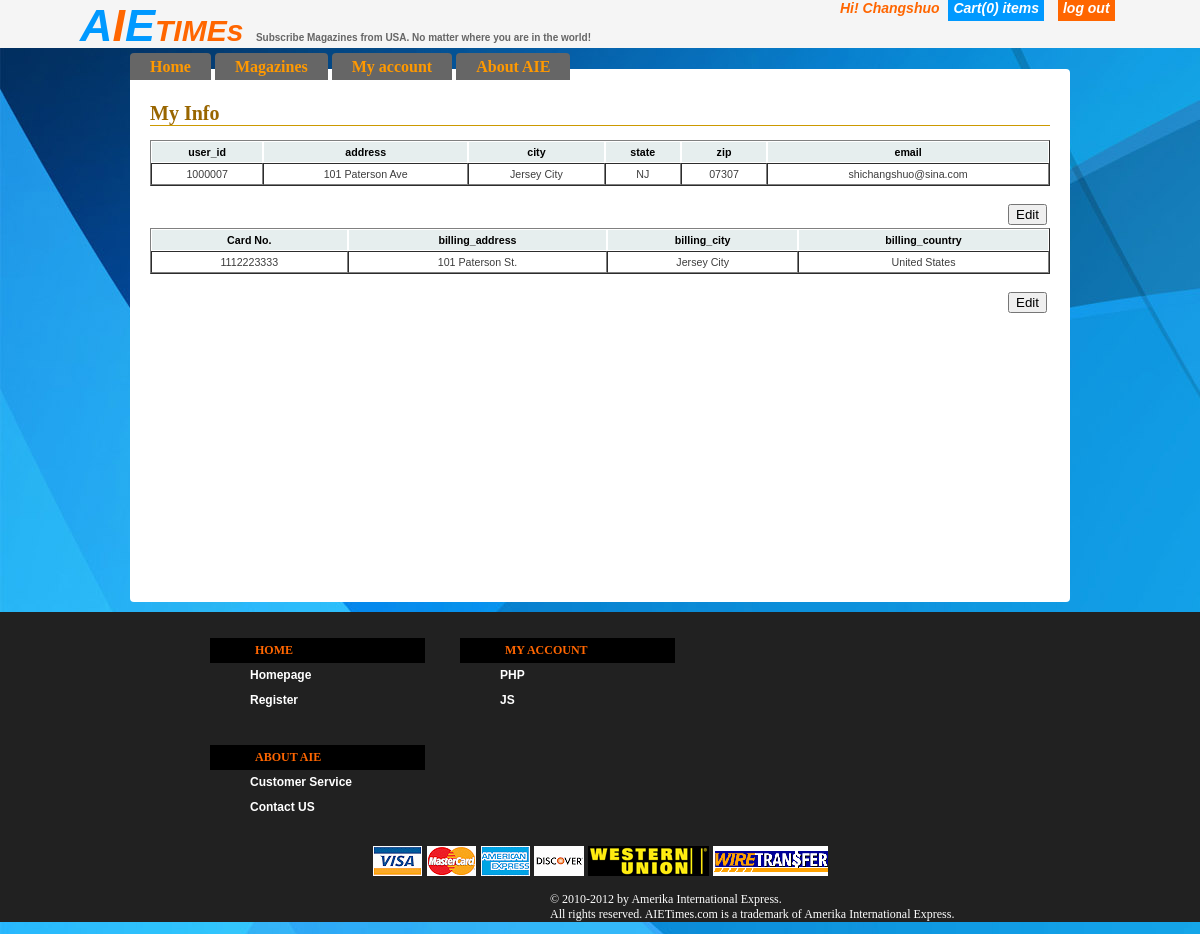
The app's page /account.php (signed in) with its own data.
### tables this page shows
CREATE TABLE IF NOT EXISTS `shippingaddress` (
  `address_id` int(10) NOT NULL AUTO_INCREMENT,
  `user_id` int(10) NOT NULL,
  `first_name` varchar(15) NOT NULL,
  `last_name` varchar(15) NOT NULL,
  `address1` varchar(20) NOT NULL,
  `address2` varchar(20) NOT NULL,
  `city` varchar(20) NOT NULL,
  `state` varchar(8) NOT NULL,
  `zip` varchar(8) NOT NULL,
  `country` varchar(20) NOT NULL,
  `phone` varchar(15) NOT NULL,
  PRIMARY KEY (`address_id`),
  KEY `user_id` (`user_id`)
);

CREATE TABLE IF NOT EXISTS `useraccount` (
  `user_id` int(10) NOT NULL AUTO_INCREMENT,
  `password` varchar(40) NOT NULL,
  `first_name` varchar(10) NOT NULL,
  `last_name` varchar(10) NOT NULL,
  `gender` varchar(6) NOT NULL,
  `birthday` date NOT NULL,
  `join_date` date NOT NULL,
  `email` varchar(40) NOT NULL,
  `email2` varchar(40) NOT NULL DEFAULT 'NULL',
  `phone` varchar(15) NOT NULL,
  `default_addressid` int(10) NOT NULL DEFAULT '0',
  PRIMARY KEY (`user_id`),
  UNIQUE KEY `email` (`email`)
);

CREATE TABLE IF NOT EXISTS `creditcardinfo` (
  `creditcard_id` int(10) NOT NULL AUTO_INCREMENT,
  `user_id` int(10) NOT NULL,
  `card_number` bigint(16) NOT NULL,
  `exp_month` int(2) NOT NULL,
  `exp_year` int(4) NOT NULL,
  `card_cvc` int(3) NOT NULL,
  `first_name` varchar(15) NOT NULL,
  `last_name` varchar(15) NOT NULL,
  `Card_Type` varchar(15) NOT NULL,
  `billing_address1` varchar(20) NOT NULL,
  `billing_address2` varchar(20) NOT NULL,
  `billing_city` varchar(20) NOT NULL,
  `billing_state` varchar(8) NOT NULL,
  `billing_zip` varchar(10) NOT NULL,
  `billing_country` varchar(15) NOT NULL,
  `card_picture_front` varchar(25) NOT NULL DEFAULT '/CardPic/credit.jpg',
  `card_picture_back` varchar(25) NOT NULL DEFAULT '/CardPic/creditback.jpg',
  `status` varchar(8) NOT NULL DEFAULT 'pending',
  PRIMARY KEY (`creditcard_id`),
  KEY `user_id` (`user_id`)
);

### account.php (the view, shortened to what this page needs)
<!DOCTYPE html>
<html>
<head>
<link href="AIEtimeCSS.css" rel="stylesheet" type="text/css" />
<link href="form.css" rel="stylesheet" type="text/css" />
<link rel="stylesheet" href="table.css" type="text/css" media="print, projection, screen" />
</head>
<body class="bg">
<div id="banner">
<span style="color:#09F">A</span><span style="color:#F60">I</span><span style="color:#09F">E</span><span style="font-size:30px">TIMEs</span>
<span style="font-size:10px; color: #666; font-style:normal;">Subscribe Magazines from USA. No matter where you are in the world!</span>
<span style="margin-left:500px; ; font-size:14px;">
<?php
	echo "<div style='position:absolute;right:60px;top:0px;width:300px;'>";
	if(isset($_SESSION['first_name'])) echo "Hi! ".$_SESSION['first_name']." ";
	if(isset($_SESSION['count']))
	$count=$_SESSION['count'];
	else $count=0;
	echo "<a href='shoppingcart.php' style='text-decoration: none;margin:5px;padding:5px;width:50px;color:white;background-color:#09F;'>Cart(".$count.") items</a>"." ";
if(isset($_SESSION['first_name']))
echo "<a href='logout.php' style='text-decoration: none;margin:5px;padding:5px;width:50px;color:white;background-color:#F60;'>log out</a>";
	echo "</div>";
?>
</span>
</div>
<div id="main">
<ul id="menu">
<li><a href="homepage.php">Home</a></li>
<li><a href="magazines.php">Magazines</a></li>
<li><a href="account.php" onmouseover="showmenu()" onmouseout="hidemenu()">My account</a></li>
<li><a href="about.php">About AIE</a></li>
</ul>
<div id="content">
<div id="content2" style="height:500px;">
<h1>My Info</h1>
<table border='1' cellspacing='0' class='tt' >
	<thead align='center'>
		<tr>
        	<th>user_id</th>
			<th>address</th>
			<th>city</th>
			<th>state</th>
			<th>zip</th>
            <th>email</th>
		</tr>
 	</thead>
    <tbody align='center'>
<?php
$query_result = mysql_query("SELECT *
FROM `useraccount`,`shippingaddress`
WHERE `useraccount`.`user_id`=`shippingaddress`.`user_id`
AND `useraccount`.`user_id`='".$_SESSION['user_id']."'
LIMIT 0 , 30");
while($row = mysql_fetch_array($query_result)){
	echo "<tr>";
	echo "<td>".$row['user_id']."</td>";
	echo "<td>".$row['address1']." ".$row['address2']."</td>";
	echo "<td>".$row['city']."</td>";
	echo "<td>".$row['state']."</td>";
	echo "<td>".$row['zip']."</td>";
	echo "<td>".$row['email']."</td>";
	echo "</tr>";
}
?>
    </tbody>
</table>
<table align='right'>
		<tr>
        	<th><button><a href="edit1.php"><font color="#000000">Edit</font></a></button></th>
		</tr>
</table>
<table border='1' cellspacing='0' class='tt' >
	<thead align='center'>
		<tr>
        	<th>Card No.</th>
			<th>billing_address</th>
			<th>billing_city</th>
			<th>billing_country</th>
		</tr>
	</thead>
    <tbody align='center'>
<?php
$query_result = mysql_query("SELECT *
FROM `creditcardinfo`
WHERE `creditcardinfo`.`user_id`='".$_SESSION['user_id']."'");
while($row = mysql_fetch_array($query_result)){
	echo "<tr>";
	echo "<td>".$row['card_number']."</td>";
	echo "<td>".$row['billing_address1']."</td>";
	echo "<td>".$row['billing_city']."</td>";
	echo "<td>".$row['billing_country']."</td>";
	echo "</tr>";
}
  echo  "</tbody>";
echo "</table>";
?>
<table align='right'>
		<tr>
        	<th><button><a href="edit2.php"><font color="#000000">Edit</font></a></button></th>
		</tr>
</table>
<br>
<br><br>
<br>
<br>
<br>
<br>
<br>
<br>
</div>
</div>
</div>
<div id="footer">
  <div class="t">
    <div class="sm">
      <dl>
        <dt>Home</dt>
        <dd><a href="homepage.php">Homepage</a></dd>
        <dd><a href="#" title="get latitude&longitude of your pin">Register</a></dd>
      </dl>
      <dl>
        <dt>My Account</dt>
        <dd><a href="http://www.w3schools.com">PHP</a></dd>
        <dd><a href="http://www.w3schools.com">JS</a></dd>
      </dl>
      <dl>
        <dt>About AIE</dt>
        <dd><a href="#">Customer Service</a></dd>
        <dd><a href="#">Contact US</a></dd>
      </dl>
    </div>
    	<div align="center">
        	<img alt="credit card" src="images/footer_cc_img.png" width="211" height="30" />
			<img alt="western union" src="images/western-union-logo.png" width="121" height="30" />
			<img alt="wire transfer" src="images/wire_transfer.png" width="115" height="30" />
        </div>
  </div>
<p style="margin-left:550px;color:#FFF; font-size:12px">&copy; 2010-2012 by Amerika International Express.<br>
All rights reserved. AIETimes.com is a trademark of Amerika International Express.</p>
</div>
</body>
</html>

### AIEtimeCSS.css (style rules this page uses)
h1 { border-bottom: 1px solid #cc9900; color: #996600; font-family: Georgia, serif; font-size: 20px; }
body { margin:0px; height:auto; }
.bg { height: auto; overflow: visible; background-color: #CCC; font: "Trebuchet MS", Verdana, sans-serif; background-color: #999; background-image: url(images/blue.jpg); }
#banner { background-color:#F5F5F5; height:48px; color:#F60; font-size:45px; padding-left:80px; font-weight:bolder; margin-bottom: 5px; font-family: Tahoma, Geneva, sans-serif; font-style:italic; }
#main { margin-right: 130px; margin-left: 130px; }
#content { background-color: #ffffff; border-radius: 0 4px 4px 4px; padding-top: 20px; }
#content2 { padding-left:20px; padding-right:20px; height:auto; }
ul#menu { padding: 0px; position: relative; margin: 0; height: 16px; }
ul#menu li { display: inline; }
ul#menu li a { background-color: #666; text-decoration: none; line-height: 1.8em; color: #F90; border-radius: 4px 4px 0 0; padding-top: 5px; padding-right: 20px; padding-bottom: 5px; padding-left: 20px; font-weight: bold; }
#footer { background-color: #212121; margin:0px; padding:0px; }
#footer .t { width: 800px; overflow: hidden; margin-left: auto; margin-right: auto; margin-top: 10px; margin-bottom: 10px; }
#footer .t .sm { overflow: hidden; height: auto; width: 600px; float: left; margin: 10px; }
#footer .t .sm dl { float: left; width: 220px; height: auto; margin-right: 30px; text-align: left; margin-left: 0px; }
#footer .t .sm dl dt { color: #F60; background-color: #000; text-transform: uppercase; font-weight: bold; font-size: 12px; line-height: 25px; width: 170px; padding-left: 45px; }
#footer .t .sm dl dd { font-size: 11px; font-weight: bold; color: #FFF; text-decoration: none; }
#footer .t .sm dl dd a { font-size: 12px; font-weight: bold; color: #FFF; text-decoration: none; line-height: 25px; font-family: Arial, Helvetica, sans-serif; }

### form.css (style rules this page uses)
a { color: #FFF; text-decoration: none; }

### table.css (style rules this page uses)
table.tt { font-family:arial; background-color: #FFF; margin:10px 0pt 15px; font-size: 8pt; width: 100%; text-align: left; }
table.tt thead tr th, table.tt tfoot tr th { background-color: #e6EEEE; border: 1px solid #FFF; font-size: 8pt; padding: 4px; }
table.tt tbody td { color: #3D3D3D; padding: 4px; background-color: #FFF; vertical-align: top; }

### records on screen
shippingaddress: user "1000007", address1 "101 Paterson Ave", city "Jersey City", state "NJ", zip "07307", user.email "shichangshuo@sina.com"
creditcardinfo: card_number "1112223333", billing_address1 "101 Paterson St.", billing_city "Jersey City", billing_country "United States"

### other values on screen
$_SESSION['first_name'] "Changshuo"
$count "0"
